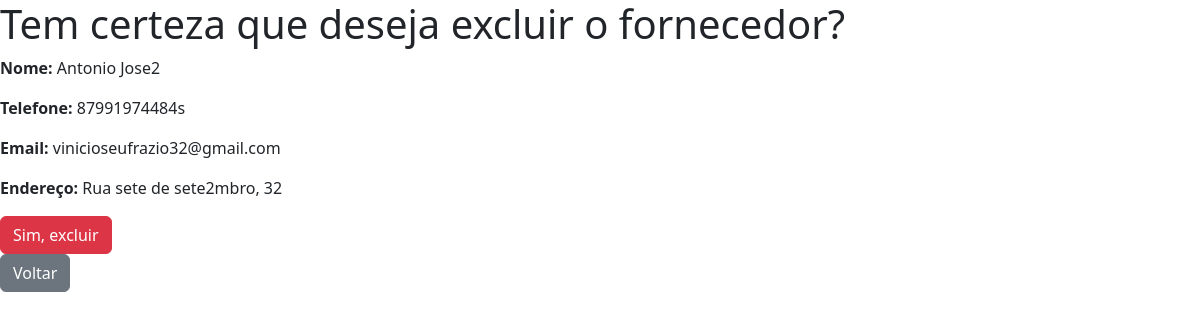
The app's page /fornecedor/deletar/1/, older data.
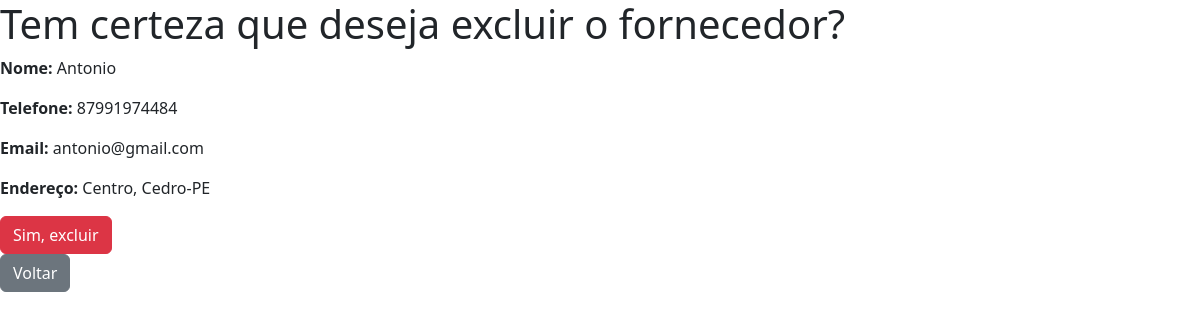
The same page, newer data.
### estoque/models.py (models this page shows, shortened)
class Fornecedor(models.Model):
    id = models.AutoField(primary_key=True)
    nome = models.CharField(max_length=100)
    telefone = models.CharField(max_length=15)
    email = models.EmailField(max_length=255)
    endereco = models.CharField(max_length=200)

### estoque/views.py (the view)
# urls.py: path('fornecedor/deletar/<int:id>/', views.deletar_fornecedor, name='deletar_fornecedor'),
def deletar_fornecedor(request, id):
    fornecedor = get_object_or_404(Fornecedor, id=id)
    if request.method == 'POST':
        fornecedor.delete()
        return redirect('listar_fornecedores')
    return render(request, 'fornecedor/deletar_fornecedor.html', {'fornecedor': fornecedor})

### estoque/templates/fornecedor/deletar_fornecedor.html (shortened to what this page needs)
<!DOCTYPE html>
<html lang="pt-br">
<head>
    <link href="https://cdn.jsdelivr.net/npm/bootstrap@5.3.3/dist/css/bootstrap.min.css" rel="stylesheet"
>
</head>
<body>
    <h1>Tem certeza que deseja excluir o fornecedor?</h1>
    <p><strong>Nome:</strong> {{ fornecedor.nome }}</p>
    <p><strong>Telefone:</strong> {{ fornecedor.telefone }}</p>
    <p><strong>Email:</strong> {{ fornecedor.email }}</p>
    <p><strong>Endereço:</strong> {{ fornecedor.endereco }}</p>
    <form method="POST">
        <button type="submit" class="btn btn-danger">Sim, excluir</button>
    </form>
    <a href="{% url 'listar_fornecedores' %}" class="btn btn-secondary">Voltar</a>
</body>
</html>

Row changes from the older to the newer data that the page shows:
changed Fornecedor: nome "Antonio Jose2" → "Antonio"; telefone "87991974484s" → "87991974484"; email "vinicioseufrazio32@gmail.com" → "antonio@gmail.com"; endereco "Rua sete de sete2mbro, 32" → "Centro, Cedro-PE"
